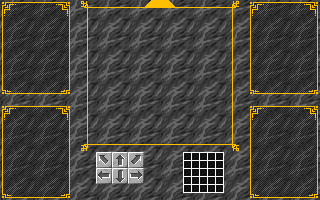

Rendered tile map (Tiled .tmx) drawn with the repository's tilesets; below, a short description and the map source with its tile grids summarised:
An orthogonal 40x25 tile map with 8x8 px tiles, 5 tile layers (Background, MazeBorder, MainUI, PortraitBackground, ...).

<map version="1.10" tiledversion="1.11.0" orientation="orthogonal" renderorder="right-down" width="40" height="25" tilewidth="8" tileheight="8" infinite="0" nextlayerid="13" nextobjectid="1">
 <editorsettings>
  <export target="../../../../GitRepositories/MazeLayout.tmj" format="json" />
 </editorsettings>
 <tileset firstgid="1" source="MazeUI.tsx" />
 <layer id="1" name="Background" width="40" height="25">
  <data>[1000 cells, 1000 non-empty, 16 distinct tile ids]</data>
 </layer>
 <layer id="9" name="MazeBorder" width="40" height="25">
  <data>[1000 cells, 74 non-empty, 11 distinct tile ids]</data>
 </layer>
 <layer id="11" name="MainUI" width="40" height="25">
  <data>[1000 cells, 60 non-empty, 28 distinct tile ids]</data>
 </layer>
 <layer id="12" name="PortraitBackground" width="40" height="25">
  <data>[1000 cells, 432 non-empty, 9 distinct tile ids]</data>
 </layer>
 <layer id="4" name="PortraitBorders" width="40" height="25">
  <data>[1000 cells, 160 non-empty, 16 distinct tile ids]</data>
 </layer>
</map>
